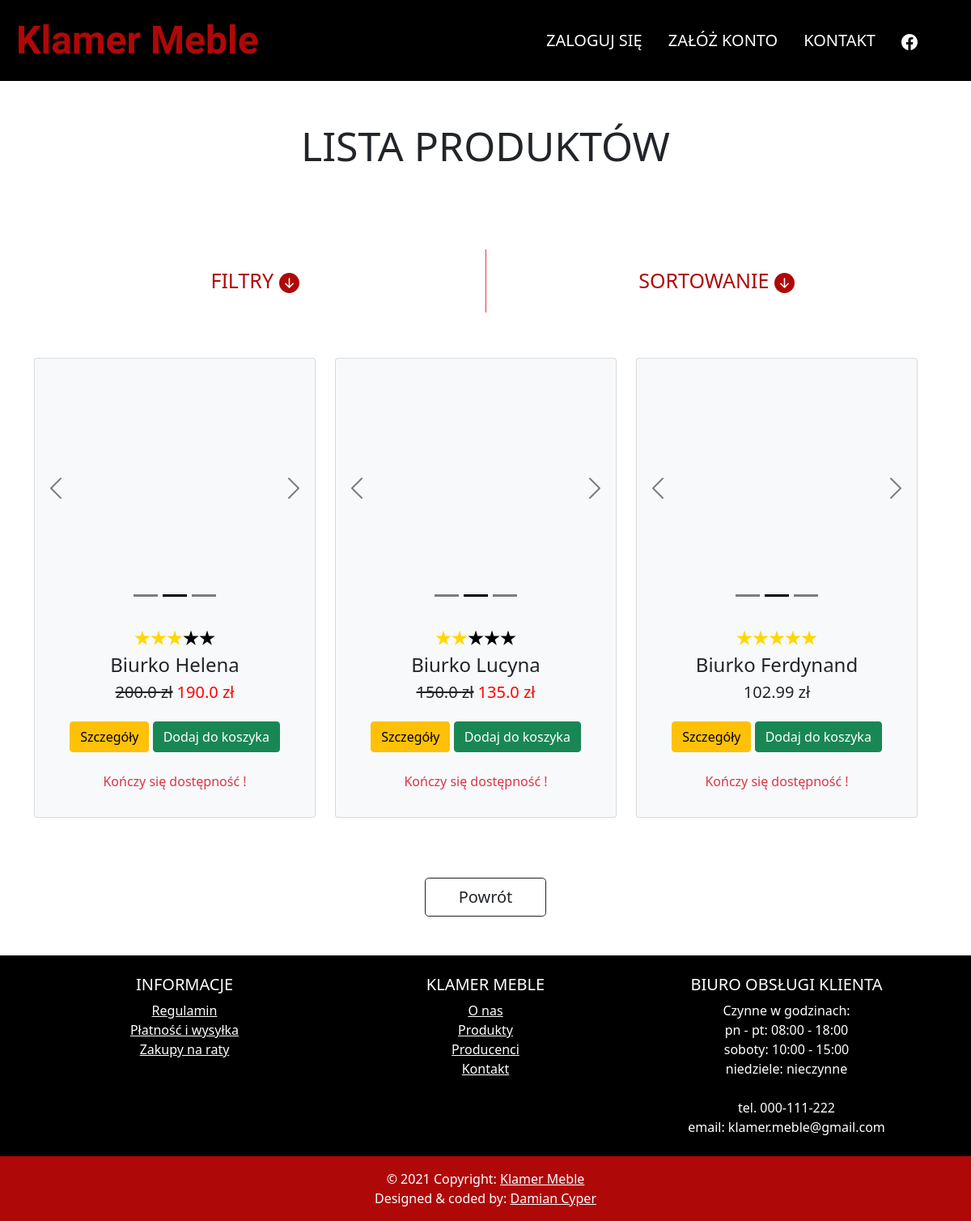
/categories/products/1, run on an earlier commit of the app's database.
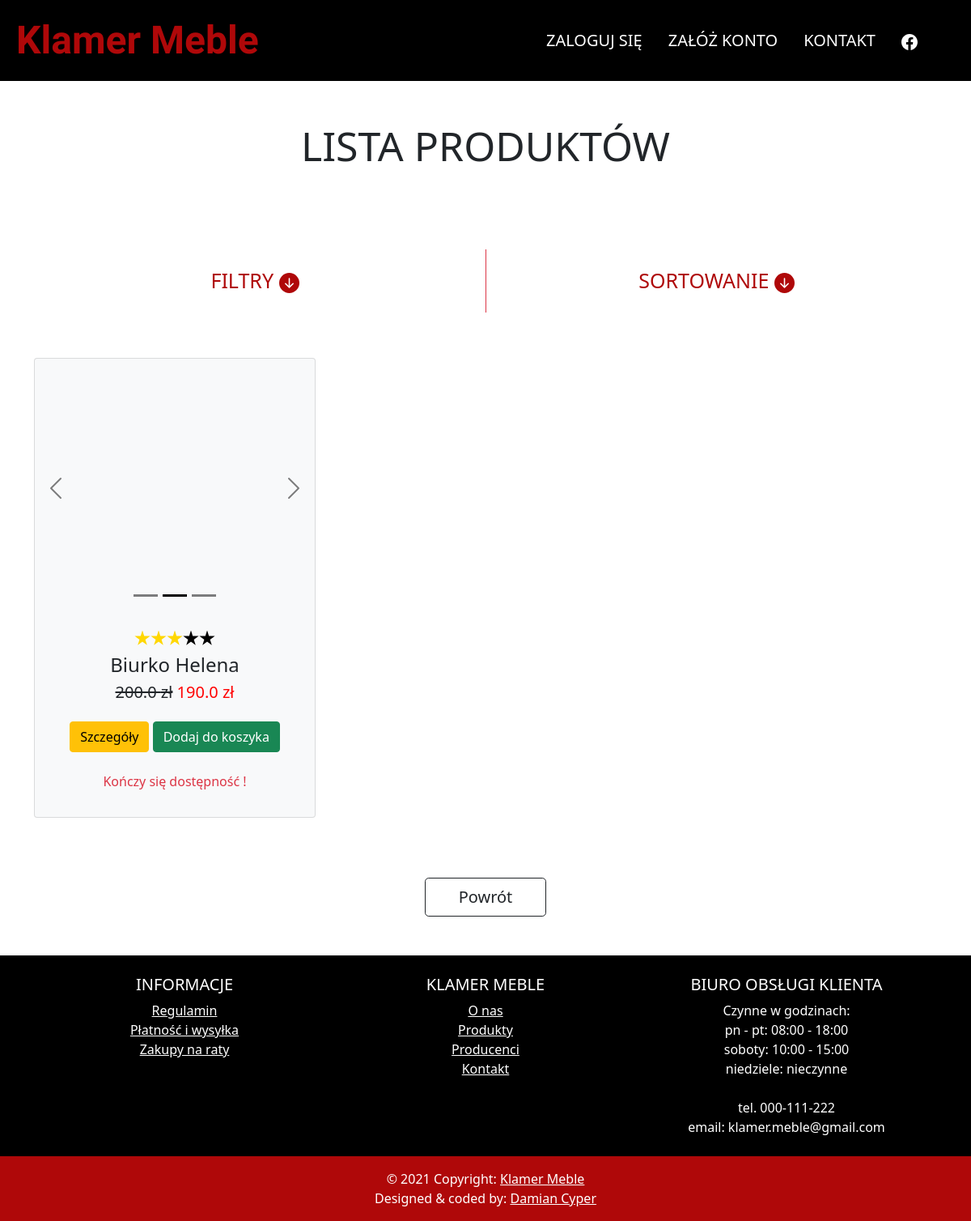
And on a later commit of the database.
### store/models.py (models this page shows, shortened)
class Furniture(models.Model):
    name = models.CharField(max_length=255)
    type = models.ForeignKey(FurnitureType, on_delete=models.CASCADE)
    state = models.CharField(choices=STATE, default='new', max_length=20)
    price = models.FloatField(default=200)
    origin = models.CharField(max_length=255)
    material = models.CharField(max_length=255)
    amount = models.IntegerField(default=0)
    description = models.TextField()
    warranty_time = models.IntegerField(default=0)
    discount = models.IntegerField(default=0)
    height = models.IntegerField()
    width = models.IntegerField()
    depth = models.IntegerField()
    rating = models.IntegerField(default=0)
    url1 = models.URLField(default='', blank=True)
    url2 = models.URLField(default='', blank=True)
    url3 = models.URLField(default='', blank=True)
    @property
    def price_with_discount(self):
        print(round(self.price * (1 - self.discount / 100), 2))
        return round(self.price * (1 - self.discount / 100), 2)

### store/views.py (the view)
# urls.py: path('categories/products/<int:pk>', ProductsMainView.as_view(template_name='products_main_view.html'), name='products_main'),
class ProductsMainView(generic.ListView):
    model = Furniture
    def get_queryset(self):
        products = super().get_queryset()
        products = products.filter(type__id=self.kwargs['pk'], amount__gt=0)
        prod_name = self.request.GET.get('prod_name', None)
        state = self.request.GET.get('state', None)
        height_from = self.request.GET.get('height_from', None)
        height_to = self.request.GET.get('height_to', None)
        price_from = self.request.GET.get('price_from', None)
        price_to = self.request.GET.get('price_to', None)
        sort_by = self.request.GET.get('sort_by', None)
        order = self.request.GET.get('order', None)
        if prod_name:
            products = products.filter(name__icontains=prod_name)
        if state:
            products = products.filter(state=state)
        if height_from:
            products = products.filter(height__gte=height_from)
        if height_to:
            products = products.filter(height__lte=height_to)
        if price_from:
            products = products.filter(price__gte=price_from)
        if price_to:
            products = products.filter(price__lte=price_to)
        if sort_by and order:
            if order == 'desc':
                sort_by = '-' + sort_by
            products = products.order_by(sort_by)
        return products

### store/templates/products_main_view.html (shortened to what the changed rows need)
{% extends 'navMenu.html' %}
{% block additional %}
    {% load static %}
    <link href="{% static 'store/products_main.css' %}" rel="stylesheet">
{% endblock %}
{% block main %}
    <div class="container" id="list" style="min-height: 74vh; mb-5">
        <div class="row" style="position: relative; z-index: 2; width: 100%">
            {% for product in object_list %}
                <div class="col-lg-4 mt-2">
                    <a>
                        <div class="card text-center bg-light mb-4 pb-4">
                            <div id="a{{product.id}}" class="carousel slide mb-2" data-bs-touch="false" data-bs-interval="false">
                                <div class="carousel-indicators">
                                    <button type="button" data-bs-target="#a{{product.id}}" data-bs-slide-to="0"  aria-label="Slide 1" style="filter: invert(100%);"></button>
                                    <button type="button" data-bs-target="#a{{product.id}}" data-bs-slide-to="1" class="active" aria-current="true" aria-label="Slide 2" style="filter: invert(100%);"></button>
                                    <button type="button" data-bs-target="#a{{product.id}}" data-bs-slide-to="2" aria-label="Slide 3" style="filter: invert(100%);"></button>
                                  </div>
                                <div class="carousel-inner">
                                    <div class="carousel-item active">
                                        {% if product.url1%}
                                            <div class="img_div m-auto" style="width: 90%; height: 40vh; background-image: url({{product.url2}});"></div>
                                        {% else %}
                                            <div class="img_div no_img m-auto" style="width: 90%; height: 40vh;"></div>
                                        {% endif %}
                                    </div>
                                </div>
                                <button class="carousel-control-prev" type="button" data-bs-target="#a{{product.id}}" data-bs-slide="prev">
                                    <span class="carousel-control-prev-icon" aria-hidden="true" style="filter: invert(100%);"></span>
                                </button>
                                <button class="carousel-control-next " type="button" data-bs-target="#a{{product.id}}" data-bs-slide="next">
                                    <span class="carousel-control-next-icon" aria-hidden="true" style="filter: invert(100%);"></span>
                                </button>
                            </div>
                            <div class="stars py-2">
                                <div {% if product.rating >= 1 %} style="background-color: gold" {% else %} style="background-color: black" {% endif%}></div>
                                <div {% if product.rating >= 2 %} style="background-color: gold" {% else %} style="background-color: black" {% endif%}></div>
                                <div {% if product.rating >= 3 %} style="background-color: gold" {% else %} style="background-color: black" {% endif%}></div>
                                <div {% if product.rating >= 4 %} style="background-color: gold" {% else %} style="background-color: black" {% endif%}></div>
                                <div {% if product.rating >= 5 %} style="background-color: gold" {% else %} style="background-color: black" {% endif%}></div>
                            </div>
                            <h4>{{product.name}}</h4>
                            <h5>
                                <span {% if product.discount > 0 %} style="text-decoration: line-through" {% endif %}>{{product.price}} zł</span>
                                {% if product.discount > 0 %}
                                    <span style="color: red">{{product.price_with_discount}} zł</span>
                                {% endif %}
                            </h5>
                            <div id="btns" class="my-3">
                                <a class="btn btn-warning" href="{% url 'prod_details' product.id %}">Szczegóły</a>
                                <a class="btn btn-success" href="{% url 'add_to_cart' product.id %}">Dodaj do koszyka</a>
                            </div>
                            {% if product.amount <= 5 %}
                                <p class="my-2 py-0 text-danger">Kończy się dostępność !</p>
                            {% endif %}
                        </div>
                    </a>
                </div>
            {% endfor %}
        </div>
    </div>
{% endblock %}

What changed in the data, as far as the page shows it:
no longer on this page (row edited): Furniture: rating 2 (drawn), name "Biurko Lucyna", price "150.0", price_with_discount "135.0", amount "Kończy się dostępność !"
no longer on this page (row edited): Furniture: rating 5 (drawn), name "Biurko Ferdynand", price "102.99", amount "Kończy się dostępność !", discount 0 (drawn)
